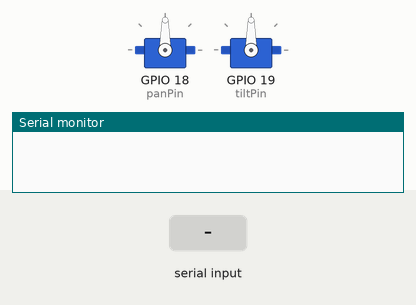
This sketch was run on a simulated ESP32. Parts: 2 × servo, the last lines printed to the serial monitor. The inputs (shaded band) are chosen by the test bench.

Above: at 1.2 s.
1.3 s: "90,45,200\n" received over Serial
At 1.6 s:
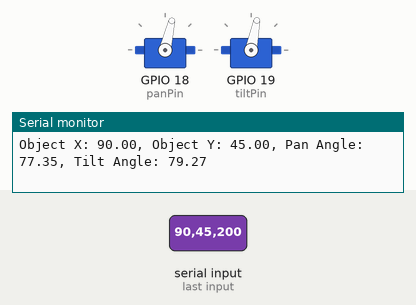
2.8 s: "30,150,10\n" received over Serial
At 6.3 s:
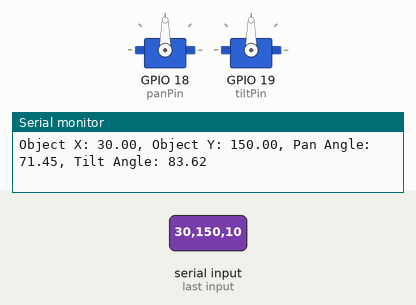
Timing chart, 0 to 7.8 s (numbered marks = the images above; inputs shaded):
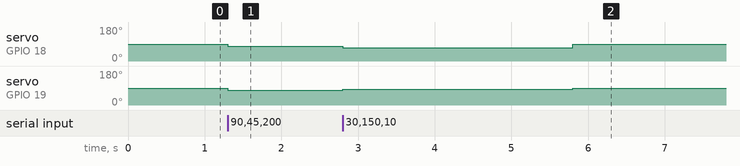

Measured:
- after the input at 1.3 s, servo on GPIO 18 (panPin): 90° → 77° at once; servo on GPIO 19 (tiltPin): 90° → 79° at once
- after the input at 2.8 s, servo on GPIO 18 (panPin): 77° → 71° at once, → 90° 3.0 s later; servo on GPIO 19 (tiltPin): 79° → 83° at once, → 90° 3.0 s later

The sketch:

pantilt.ino
```cpp
#include <ESP32Servo.h>
#define panPin 18
#define tiltPin 19

// Define the PID Controller class
class PIDController {
  private:
    float Kp, Ki, Kd;
    float setpoint;
    float previous_error;
    float integral;

  public:
    PIDController(float Kp, float Ki, float Kd, float setpoint) {
      this->Kp = Kp;
      this->Ki = Ki;
      this->Kd = Kd;
      this->setpoint = setpoint;
      this->previous_error = 0;
      this->integral = 0;
    }

    float compute(float process_variable, float dt) {
      // Calculate error
      float error = setpoint - process_variable;

      // Proportional term
      float P_out = Kp * error;

      // Integral term
      integral += error * dt;
      float I_out = Ki * integral;

      // Derivative term
      float derivative = (error - previous_error) / dt;
      float D_out = Kd * derivative;

      // Compute total output
      float output = P_out + I_out + D_out;

      // Update previous error
      previous_error = error;

      return output;
    }

    void setSetpoint(float new_setpoint) {
      setpoint = new_setpoint;
    }
};

// Initialize servos and PID controllers
Servo panServo;
Servo tiltServo;

float pan_setpoint = 320; // Center of 640px width
float tilt_setpoint = 240; // Center of 480px height
PIDController pan_pid(5.0, 0.1, 0.05, pan_setpoint);
PIDController tilt_pid(5.0, 0.1, 0.05, tilt_setpoint);

float current_pan_angle = 90; // Start at center position
float current_tilt_angle = 90;
unsigned long previous_time = 0;
float dt = 0.01;
unsigned long last_detection_time = 0;
const unsigned long detection_timeout = 3000; // 3 seconds timeout

void setup() {
  Serial.begin(115200);

  // Attach servos
  panServo.attach(panPin);  // Adjust to your pan servo pin
  tiltServo.attach(tiltPin); // Adjust to your tilt servo pin

  // Set servos to initial positions
  panServo.write(current_pan_angle);
  tiltServo.write(current_tilt_angle);
}

void loop() {
  unsigned long current_time = millis();
  dt = (current_time - previous_time) / 1000.0; // Convert to seconds
  if (dt <= 0) return;

  // Check for incoming data from the computer
  if (Serial.available() > 0) {
    String input = Serial.readStringUntil('\n');
    int commaIndex = input.indexOf(',');
    if (commaIndex > 0) {
      // Parse coordinates from the input string
      float object_x = input.substring(0, commaIndex).toFloat();
      float object_y = input.substring(commaIndex + 1).toFloat();

      // Compute PID outputs
      float pan_output = pan_pid.compute(object_x, dt);
      float tilt_output = tilt_pid.compute(object_y, dt);

      // Update servo positions
      current_pan_angle = constrain(current_pan_angle - pan_output * dt, 0, 180);
      current_tilt_angle = constrain(current_tilt_angle - tilt_output * dt, 0, 180);

      panServo.write(current_pan_angle);
      tiltServo.write(current_tilt_angle);

      // Update last detection time
      last_detection_time = current_time;

      // Debug output
      Serial.print("Object X: ");
      Serial.print(object_x);
      Serial.print(", Object Y: ");
      Serial.print(object_y);
      Serial.print(", Pan Angle: ");
      Serial.print(current_pan_angle);
      Serial.print(", Tilt Angle: ");
      Serial.println(current_tilt_angle);
    }
  }

  // Check for detection timeout
  if (current_time - last_detection_time > detection_timeout) {
    // Return to home position if no detection
    current_pan_angle = 90;
    current_tilt_angle = 90;
    panServo.write(current_pan_angle);
    tiltServo.write(current_tilt_angle);
  }

  // Update previous time
  previous_time = current_time;
}
```

main.cpp
```cpp
#define pan 18
#define tilt 19
#include <ESP32Servo.h>

Servo servoPan;
Servo servoTilt;
String inputString;

void setup() {
    Serial.begin(9600);
    servoPan.attach(pan);
    servoTilt.attach(tilt);

    servoPan.write(90);
    servoTilt.write(90);
}

void loop(){
    while (Serial.available() > 0){
        inputString = Serial.readStringUntil('\r');
        Serial.println(inputString);
        int x_axis = inputString.substring(0, inputString.indexOf(',')).toInt();
        int y_axis = inputString.substring(inputString.indexOf(',') + 1).toInt();

        int x = map(x_axis, 0, 640, 180, 0);
        int y = map(y_axis, 0, 480, 180, 0);

        servoPan.write(x);
        servoTilt.write(y);
    }
}
```
